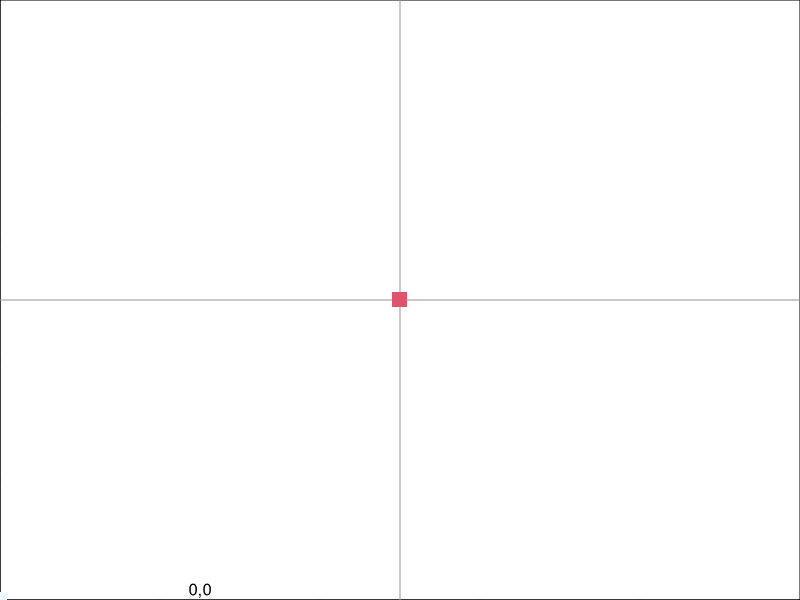

This chart was generated by the following R code:
mouse <- function() {
  # 设置画布无边
  par(mai=rep(0,4),oma=rep(0,4))

  # 初始化的点
  ps<-data.frame(x=c(0.5),y=c(0.5),col=c(2),pch=c(15))

  # x,y为鼠标坐标
  draw<-function(x=0,y=0){
    plot(0,0,xlim=c(0,1),ylim=c(0,1),type='n',xaxs="i", yaxs="i")
    abline(h=0.5,col="gray60") # 水平线
    abline(v=0.5,col="gray60") # 垂直线
    points(ps$x,ps$y,pch=ps$pch,cex=2,col=ps$col) # 实点标点
    points(x,y,pch=15,cex=2,col=colors()[ps$col]) # 鼠标坐标点
    text(0.25,0.015,label=paste(x,y,sep=",")) # 鼠标坐标
  }

  # 鼠标按键监听
  # 当鼠标按键，会增加一个实点
  # buttons,0是左键,1是滚轮,2是右键
  mouseDown <- function(buttons, x, y) {
    print(paste("down",buttons,x,y))

    # 形状设置
    shape<-15
    if(buttons==1) shape<-16
    if(buttons==2) shape<-17

    # 增加实点
    ps<<-rbind(ps,data.frame(x=c(x),y=c(y),pch=c(shape),col=round(runif(1,2,500))))
    #print(ps)
    draw(x,y)
  }

  # 鼠标移动监听
  mouseMove <- function(buttons, x, y) {
    print(paste("move",buttons,x,y))
    draw(x,y)
  }

  # 鼠标按键释放监听
  mouseup <- function(buttons, x, y) {
    print(paste("up",buttons,x,y))
    draw(x,y)
  }

  # 键盘按键监听
  keydown <- function(key) {
    if (key == "q") return(invisible(1))
  }

  # 画初始坐标
  draw()

  # 注册事件
  getGraphicsEvent(prompt="mouse",onMouseDown=mouseDown,onMouseMove=mouseMove,onMouseUp=mouseup,onKeybd=keydown)
}

# 启动程序
mouse()